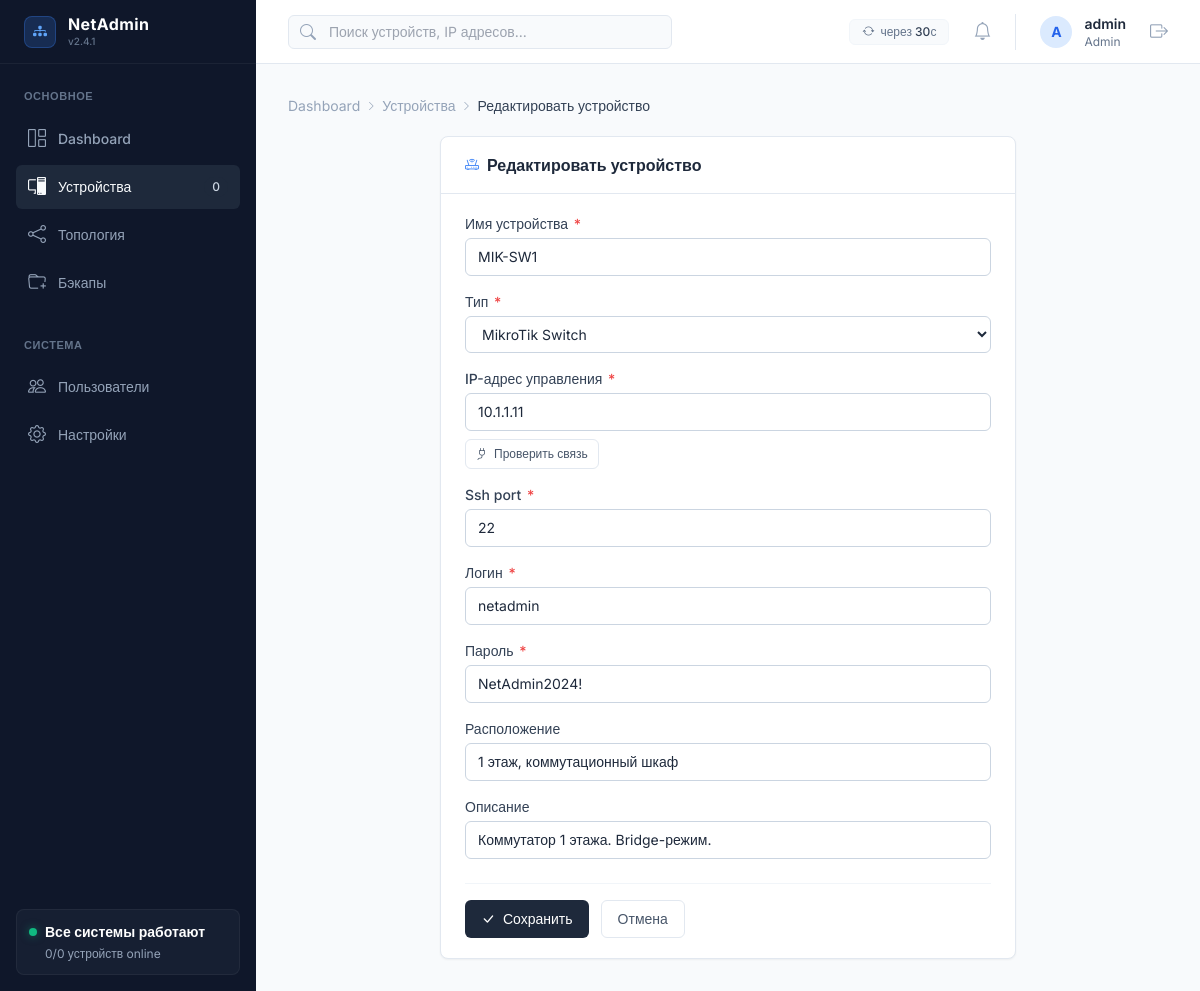
The app's page /devices/3/edit/ (signed in) with its own data.
### apps/devices/models.py (models this page shows, shortened)
class Device(models.Model):
    name = models.CharField(max_length=100, verbose_name='Имя устройства')
    device_type = models.CharField(max_length=20, choices=DeviceType.choices, verbose_name='Тип')
    ip_address = models.GenericIPAddressField(unique=True, verbose_name='IP-адрес управления')
    ssh_port = models.PositiveIntegerField(default=22)
    username = models.CharField(max_length=50, verbose_name='Логин')
    password = models.CharField(max_length=128, verbose_name='Пароль')
    location = models.CharField(max_length=100, blank=True, verbose_name='Расположение')
    description = models.TextField(blank=True, verbose_name='Описание')
    status = models.CharField(max_length=10, choices=DeviceStatus.choices,
                               default=DeviceStatus.UNKNOWN, verbose_name='Статус')
    last_seen = models.DateTimeField(null=True, blank=True, verbose_name='Последний ответ')
    uptime = models.CharField(max_length=100, blank=True, verbose_name='Uptime')
    os_version = models.CharField(max_length=200, blank=True, verbose_name='Версия ОС')
    serial_number = models.CharField(max_length=100, blank=True)
    model = models.CharField(max_length=100, blank=True, verbose_name='Модель')
    serviced_at = models.DateField(null=True, blank=True, verbose_name='Дата обслуживания')
    created_at = models.DateTimeField(auto_now_add=True)
    updated_at = models.DateTimeField(auto_now=True)
    class Meta:
        ordering = ['name']
        verbose_name = 'Устройство'
        verbose_name_plural = 'Устройства'

### apps/devices/views.py (the view)
# urls.py: path('<int:pk>/edit/', views.DeviceUpdateView.as_view(), name='device-edit'),
class DeviceUpdateView(OperatorRequiredMixin, LoginRequiredMixin, UpdateView):
    model = Device
    template_name = 'devices/device_form.html'
    fields = ['name', 'device_type', 'ip_address', 'ssh_port',
              'username', 'password', 'location', 'description']
    success_url = reverse_lazy('device-list')
    def get_context_data(self, **kwargs):
        ctx = super().get_context_data(**kwargs)
        ctx['title'] = 'Редактировать устройство'
        return ctx

### apps/accounts/context_processors.py (called while the page is built)
def user_role(request):
    if not request.user.is_authenticated:
        return {'user_role': '', 'is_operator': False}
    u = request.user
    if u.is_superuser or u.groups.filter(name='admin').exists():
        role = 'admin'
    elif u.groups.filter(name='operator').exists():
        role = 'operator'
    else:
        role = 'viewer'
    return {
        'user_role': role,
        'is_operator': role in ('operator', 'admin'),
    }

### apps/accounts/mixins.py (called while the page is built)
    def test_func(self):
        u = self.request.user
        return u.is_superuser or u.groups.filter(name__in=['operator', 'admin']).exists()

### apps/monitoring/context_processors.py (called while the page is built)
def alert_count(request):
    if request.user.is_authenticated:
        count = Alert.objects.filter(is_resolved=False).count()
        return {'active_alerts_count': count}
    return {'active_alerts_count': 0}

### templates/devices/device_form.html (shortened to what this page needs)
{% extends 'base.html' %}
{% block breadcrumbs %}
<nav class="flex items-center text-sm text-slate-400 mb-5 gap-1.5">
    <a href="{% url 'dashboard' %}" class="hover:text-slate-600 transition-colors">Dashboard</a>
    <i class="bi bi-chevron-right text-[10px]"></i>
    <a href="{% url 'device-list' %}" class="hover:text-slate-600 transition-colors">Устройства</a>
    <i class="bi bi-chevron-right text-[10px]"></i>
    <span class="text-slate-700 font-medium">{{ title }}</span>
</nav>
{% endblock %}
{% block content %}
<div class="max-w-xl mx-auto">
    <div class="bg-white rounded-lg border border-slate-200 shadow-sm">
        <div class="px-6 py-4 border-b border-slate-200 flex items-center gap-2">
            <i class="bi bi-router text-blue-500 text-sm"></i>
            <h2 class="text-base font-semibold text-slate-800">{{ title }}</h2>
        </div>
        <div class="px-6 py-5">
            <form method="post" id="device-form">
                {% for field in form %}
                <div class="mb-4">
                    <label class="block text-sm font-medium text-slate-700 mb-1" for="{{ field.id_for_label }}">
                        {{ field.label }}
                        {% if field.field.required %}<span class="text-red-500 ml-0.5">*</span>{% endif %}
                    </label>
                    {% if field.field.widget.input_type == 'select' %}
                        <select name="{{ field.html_name }}" id="{{ field.id_for_label }}"
                                class="w-full text-sm border rounded-md px-3 py-2 focus:outline-none focus:ring-2 focus:ring-blue-100 focus:border-blue-400 transition-all
                                       {% if field.errors %}border-red-400 bg-red-50{% else %}border-slate-300 bg-white{% endif %}">
                            {% for val, label in field.field.choices %}
                            <option value="{{ val }}" {% if field.value == val %}selected{% endif %}>{{ label }}</option>
                            {% endfor %}
                        </select>
                    {% else %}
                        <input type="{{ field.field.widget.input_type }}"
                               name="{{ field.html_name }}"
                               id="{{ field.id_for_label }}"
                               value="{{ field.value|default:'' }}"
                               class="w-full text-sm border rounded-md px-3 py-2 focus:outline-none focus:ring-2 focus:ring-blue-100 focus:border-blue-400 transition-all
                                      {% if field.errors %}border-red-400 bg-red-50{% else %}border-slate-300 bg-white{% endif %}"
                               {% if field.field.required %}required{% endif %}>
                    {% endif %}
                    {% if field.html_name == 'ip_address' %}
                    <div class="mt-2 flex items-center gap-2">
                        <button type="button" id="btn-test-conn"
                                class="inline-flex items-center gap-1.5 px-2.5 py-1.5 text-xs font-medium rounded-md border border-slate-200 bg-white text-slate-600 hover:bg-slate-50 transition-colors">
                            <i class="bi bi-plug" id="test-icon"></i> Проверить связь
                        </button>
                    </div>
                    {% endif %}
                </div>
                {% endfor %}
                <div class="flex gap-3 mt-6 pt-4 border-t border-slate-100">
                    <button type="submit"
                            class="inline-flex items-center gap-2 px-4 py-2 rounded-md bg-slate-800 text-white text-sm font-medium hover:bg-slate-700 transition-colors">
                        <i class="bi bi-check-lg"></i> Сохранить
                    </button>
                    <a href="{% url 'device-list' %}"
                       class="inline-flex items-center gap-2 px-4 py-2 rounded-md border border-slate-200 bg-white text-slate-600 text-sm font-medium hover:bg-slate-50 transition-colors">
                        Отмена
                    </a>
                </div>
            </form>
        </div>
    </div>
</div>
{% endblock %}

### templates/base.html (shortened to what this page needs)
{% load static %}
<!DOCTYPE html>
<html lang="ru">
<head>
    <script src="https://cdn.tailwindcss.com"></script>
    <link href="https://cdn.jsdelivr.net/npm/bootstrap-icons@1.10.0/font/bootstrap-icons.css" rel="stylesheet">
</head>
<body class="flex min-h-screen bg-slate-50 text-slate-800 antialiased selection:bg-blue-200">
    <aside class="w-64 bg-slate-900 text-slate-400 flex flex-col fixed inset-y-0 z-50">
        <div class="h-16 flex items-center px-6 border-b border-white/5">
            <div class="w-8 h-8 rounded-lg bg-blue-500/20 flex items-center justify-center mr-3 text-blue-400 border border-blue-500/30">
                <i class="bi bi-diagram-3-fill text-sm"></i>
            </div>
            <div>
                <div class="text-white font-bold tracking-wide leading-tight">NetAdmin</div>
                <div class="text-[10px] text-slate-500 font-medium">v2.4.1</div>
            </div>
        </div>
        <nav class="flex-1 px-4 py-6 overflow-y-auto">
            <div class="text-[11px] font-bold text-slate-500 tracking-wider mb-3 px-2">ОСНОВНОЕ</div>
            <ul class="space-y-1 mb-8">
                <li>
                    <a href="{% url 'dashboard' %}" class="sidebar-link flex items-center px-3 py-2 rounded-md text-sm font-medium {% if request.resolver_match.url_name == 'dashboard' %}active{% endif %}">
                        <i class="bi bi-grid-1x2 mr-3 text-lg"></i>
                        Dashboard
                    </a>
                </li>
                <li>
                    <a href="{% url 'device-list' %}" class="sidebar-link flex items-center px-3 py-2 rounded-md text-sm font-medium justify-between {% if 'device' in request.resolver_match.url_name %}active{% endif %}">
                        <div class="flex items-center">
                            <i class="bi bi-pc-display mr-3 text-lg"></i>
                            Устройства
                        </div>
                        <span class="bg-slate-800 text-slate-300 text-xs py-0.5 px-2 rounded-full">{{ total_devices|default:"0" }}</span>
                    </a>
                </li>
                <li>
                    <a href="{% url 'topology' %}" class="sidebar-link flex items-center px-3 py-2 rounded-md text-sm font-medium {% if request.resolver_match.url_name == 'topology' %}active{% endif %}">
                        <i class="bi bi-share mr-3 text-lg"></i>
                        Топология
                    </a>
                </li>
                <li>
                    <a href="{% url 'backup-list' %}" class="sidebar-link flex items-center px-3 py-2 rounded-md text-sm font-medium {% if 'backup' in request.resolver_match.url_name %}active{% endif %}">
                        <i class="bi bi-folder-plus mr-3 text-lg"></i>
                        Бэкапы
                    </a>
                </li>
            </ul>
            <div class="text-[11px] font-bold text-slate-500 tracking-wider mb-3 px-2">СИСТЕМА</div>
            <ul class="space-y-1">
                {% if is_operator %}
                <li>
                    <a href="{% url 'user-list' %}" class="sidebar-link flex items-center px-3 py-2 rounded-md text-sm font-medium ">
                        <i class="bi bi-people mr-3 text-lg"></i>
                        Пользователи
                    </a>
                </li>
                {% endif %}
                {% if user_role == 'admin' %}
                <li>
                    <a href="{% url 'settings' %}" class="sidebar-link flex items-center px-3 py-2 rounded-md text-sm font-medium {% if request.resolver_match.url_name == 'settings' %}active{% endif %}">
                        <i class="bi bi-gear mr-3 text-lg"></i>
                        Настройки
                    </a>
                </li>
                {% endif %}
            </ul>
        </nav>
        <div class="p-4 mt-auto">
            <div class="bg-slate-800/50 rounded-lg p-3 border border-white/5">
                <div class="flex items-center text-sm font-semibold text-white mb-1">
                    <div class="w-2 h-2 rounded-full bg-emerald-500 mr-2 shadow-[0_0_8px_rgba(16,185,129,0.5)]"></div>
                    Все системы работают
                </div>
                <div class="text-xs text-slate-400 pl-4" id="status-widget-devices">
                    {{ online_count|default:"0" }}/{{ total_devices|default:"0" }} устройств online
                </div>
            </div>
        </div>
    </aside>
    <main class="flex-1 ml-64 flex flex-col min-h-screen">
        <header class="h-16 bg-white border-b border-slate-200 flex items-center justify-between px-8 sticky top-0 z-40 bg-white/90 backdrop-blur-sm">
            <div class="relative w-96">
                <i class="bi bi-search absolute left-3 top-1/2 -translate-y-1/2 text-slate-400"></i>
                <input type="text" placeholder="Поиск устройств, IP адресов..."
                       class="w-full bg-slate-50 border border-slate-200 text-sm rounded-md py-1.5 pl-10 pr-4 focus:outline-none focus:ring-2 focus:ring-blue-100 focus:border-blue-300 transition-shadow">
            </div>
            <div class="flex items-center space-x-6">
                <div class="flex items-center text-xs text-slate-500 px-3 py-1 bg-slate-50 rounded-md border border-slate-100" title="Авто-обновление статусов">
                    <i class="bi bi-arrow-repeat mr-1.5" id="refresh-icon"></i>
                    <span class="font-medium">через <span id="refresh-timer" class="text-slate-700">30</span>с</span>
                </div>
                <a href="{% url 'dashboard' %}#alerts" class="relative text-slate-400 hover:text-slate-600 transition-colors">
                    <i class="bi bi-bell text-lg"></i>
                </a>
                {% if user.is_authenticated %}
                <div class="flex items-center border-l border-slate-200 pl-6 cursor-pointer group">
                    <div class="w-8 h-8 rounded-full bg-blue-100 text-blue-600 flex items-center justify-center font-bold text-sm mr-3">
                        {{ user.username|make_list|first|upper }}
                    </div>
                    <div class="text-sm">
                        <div class="font-semibold text-slate-800">{{ user.username }}</div>
                        {% if user_role %}
                        <div class="text-xs text-slate-500">{{ user_role|title }}</div>
                        {% endif %}
                    </div>
                </div>
                <a href="{% url 'logout' %}" class="ml-4 text-slate-400 hover:text-slate-600" title="Выйти">
                    <i class="bi bi-box-arrow-right text-lg"></i>
                </a>
                {% endif %}
            </div>
        </header>
        <div class="p-8 max-w-7xl mx-auto w-full">
            {% block breadcrumbs %}{% endblock %}
            {% block content %}{% endblock %}
        </div>
    </main>
</body>
</html>

### templates/base.html (style rules this page uses)
body { font-family: 'Inter', sans-serif; background-color: #f8fafc; color: #0f172a; }
.sidebar-link { transition: all 0.2s ease; }
.sidebar-link.active { background-color: #1e293b; color: #f8fafc; }

### records on screen
Device: name "MIK-SW1" "10.1.1.11" "netadmin" "NetAdmin2024!" "1 этаж, коммутационный шкаф" "Коммутатор 1 этажа. Bridge-режим.", device_type "MikroTik Switch"

### other values on screen
{{ total_devices|default:"0" }} "0"
{{ online_count|default:"0" }} "0"
{{ user.username|make_list|first|upper }} "A"
{{ user.username }} "admin"
{{ user_role|title }} "Admin"
{{ title }} "Редактировать устройство"
{{ field.label }} "Имя устройства" "Тип" "IP-адрес управления" "Ssh port" "Логин" "Пароль" "Расположение" "Описание"
